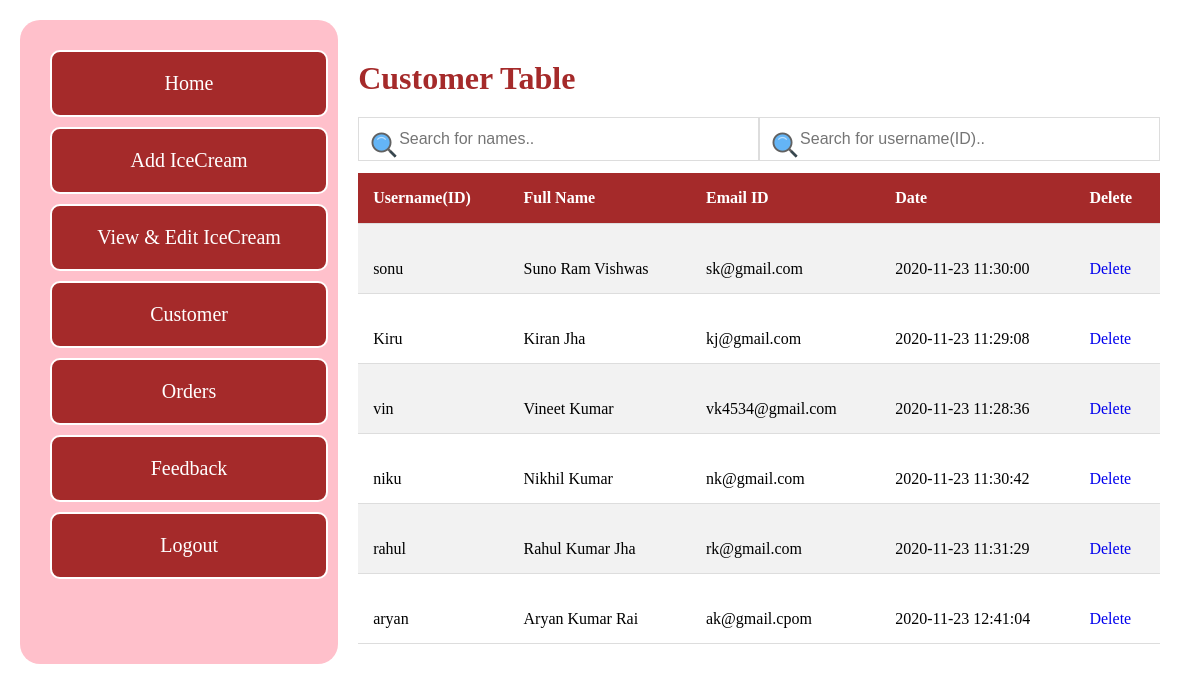
/customer.php (signed in), run on the app's committed database.
### tables this page shows
CREATE TABLE `users` (
  `id` int(11) NOT NULL,
  `username` varchar(50) NOT NULL,
  `email` varchar(50) NOT NULL,
  `password` varchar(50) NOT NULL,
  `trn_date` datetime NOT NULL,
  `name` varchar(30) NOT NULL
);

### customer.php (the view, shortened to what this page needs)
<?php
include_once("connection.php");
$sql = "SELECT * FROM users";
$result = $connection->query($sql);
?>
<html>
<head>
	<link rel="stylesheet" href="css/customer.css" type="text/css">
</head>
<body>
<div class="container">
        <div class="nav1">
        <ul>
            <a href="admin.php"><li>Home</li></a>
            <a href="product.php"><li>Add IceCream</li></a>
            <a href="products_table.php"><li>View & Edit IceCream</li></a>
            <a href="customer.php"><li>Customer</li></a>
            <a href="orders.php"><li>Orders</li></a>
            <a href="adminfeedback.php"><li>Feedback</li></a>
            <a href="adminlogout.php"><li>Logout</li></a>
            </ul>
        </div>
    <div class="ctable">
        <h1>Customer Table</h1>
        <div class="searchc">
        <input type="text" id="myInput" onkeyup="myFunction()" placeholder="Search for names..">
        <input type="text" id="myInput2" onkeyup="myFunction2()" placeholder="Search for username(ID)..">
        </div>
    <table id="myTable">
        <tr>
            <th>Username(ID)</th>
            <th>Full Name</th>
            <th>Email ID</th>
            <th>Date</th>
            <th>Delete</th>
        </tr>
        <?php
        while($res = $result->fetch_assoc()) {
            echo "<tr>";
            echo "<td>".$res['username']."</td>";
            echo "<td>".$res['name']."</td>";
            echo "<td>".$res['email']."</td>";
			echo "<td>".$res['trn_date']."</td>";
            echo "<td><a href=\"deleteCustomer.php?id=$res[id]\" onClick=\"return confirm('Are you sure you want to delete?')\">Delete</a></td>";
			echo "</tr>";
        }
        ?>
    </table>
    </div>
    </div>
</body>
</html>

### css/customer.css (style rules this page uses)
* { margin: 0; padding: 0; box-sizing: border-box; text-decoration: none; }
body { width: 100%; padding: 20px; }
.container { display: flex; }
h1 { margin-top: 20px; margin-bottom: 20px; color: brown; }
.nav1 { text-align: center; width: 30%; border-radius: 20px; background-color: pink; padding: 20px; text-decoration: none; }
.nav1 ul li { width: 100%; display: block; font-size: 20px; margin: 10px; color: white; border-radius: 10px; background-color: brown; padding: 20px; border: 2px solid white; transition: 500ms; }
#myInput, #myInput2 { background-image: url('../icon/search.png'); background-position: 10px 12px; background-repeat: no-repeat; width: 100%; font-size: 16px; padding: 12px 20px 12px 40px; border: 1px solid #ddd; margin-bottom: 12px; }
.searchc { display: flex; }
.ctable { padding: 20px; width: 80%; border-collapse: collapse; }
table { width: 100%; border-collapse: collapse; }
th, td { padding: 15px; text-align: left; border-bottom: 1px solid #ddd; }
th { height: 50px; text-align: left; background-color: brown; color: white; }
td { height: 50px; vertical-align: bottom; }
tr:nth-child(even) { background-color: #f2f2f2; }
td, img { height: 70px; }

### data on the page
users: username "sonu", name "Suno Ram Vishwas", email "sk@gmail.com", trn_date "2020-11-23 11:30:00"
users: username "Kiru", name "Kiran Jha", email "kj@gmail.com", trn_date "2020-11-23 11:29:08"
users: username "vin", name "Vineet Kumar", email "vk4534@gmail.com", trn_date "2020-11-23 11:28:36"
users: username "niku", name "Nikhil Kumar", email "nk@gmail.com", trn_date "2020-11-23 11:30:42"
users: username "rahul", name "Rahul Kumar Jha", email "rk@gmail.com", trn_date "2020-11-23 11:31:29"
users: username "aryan", name "Aryan Kumar Rai", email "ak@gmail.cpom", trn_date "2020-11-23 12:41:04"
